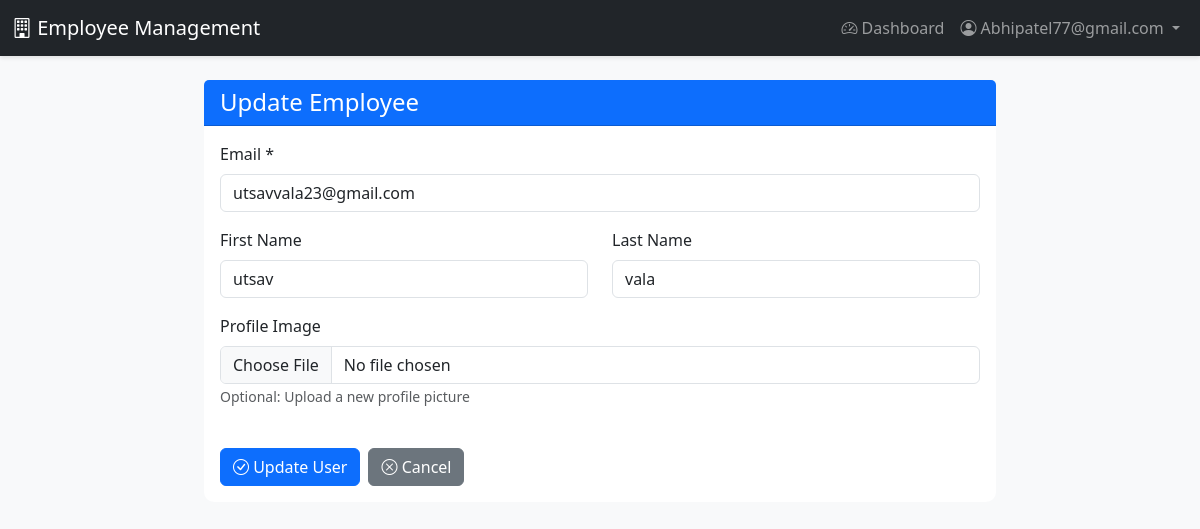
Page /user/9/update/ (signed in) on the earlier database version.
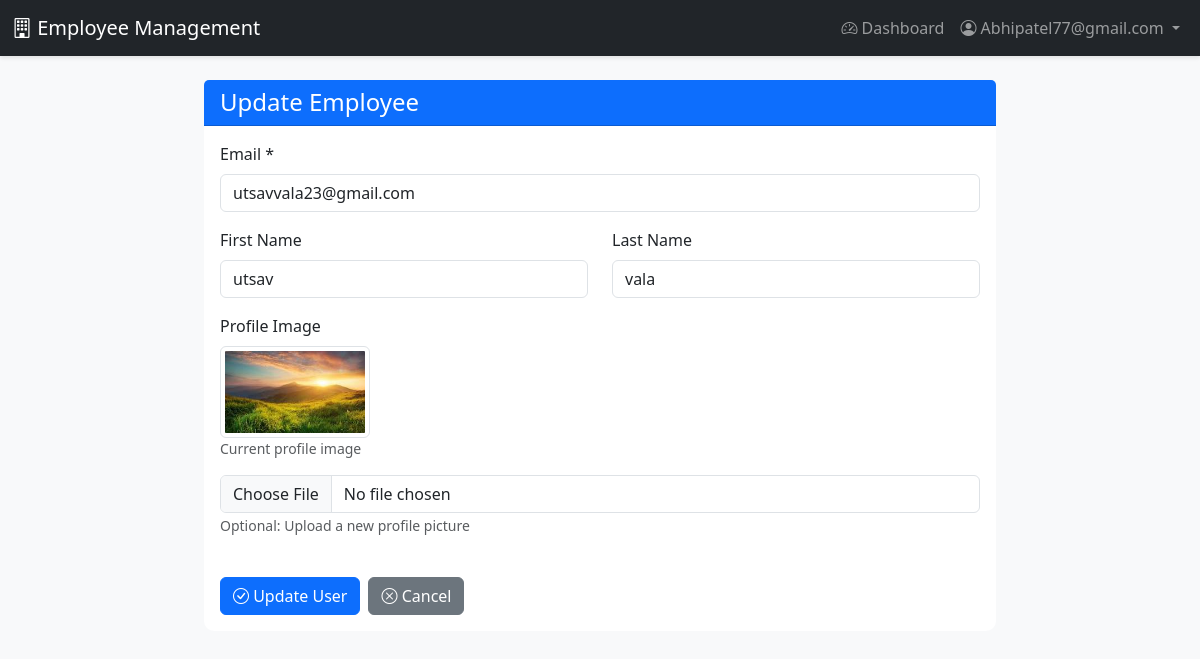
Same page on the later database version.
### accounts/models.py (models this page shows, shortened)
class User(AbstractUser):
    ROLE_CHOICES = (
        ('EMPLOYEE', 'Employee'),
        ('PM', 'Project Manager'),
        ('ADMIN', 'Admin'),
    )
    username = None
    email = models.EmailField(unique=True)
    role = models.CharField(max_length=10, choices=ROLE_CHOICES, default='EMPLOYEE')
    profile_image = models.ImageField(upload_to='profiles/', null=True, blank=True)
    is_verified = models.BooleanField(default=False)
    verification_token = models.CharField(max_length=100, blank=True)
    created_by = models.ForeignKey('self', on_delete=models.SET_NULL, null=True, blank=True, related_name='created_users')
    USERNAME_FIELD = 'email'
    REQUIRED_FIELDS = []
    objects = UserManager()
    class Meta:
        db_table = 'users'
        verbose_name = 'User'
        verbose_name_plural = 'Users'

### accounts/views.py (the view)
    def wrapper(request, *args, **kwargs):
        if not request.user.is_authenticated or request.user.role != 'ADMIN':
            messages.error(request, 'Access denied. Admin only.')
            return redirect('dashboard')
        return view_func(request, *args, **kwargs)

### accounts/views.py (called while the page is built)
def admin_required(view_func):
    def wrapper(request, *args, **kwargs):
        if not request.user.is_authenticated or request.user.role != 'ADMIN':
            messages.error(request, 'Access denied. Admin only.')
            return redirect('dashboard')
        return view_func(request, *args, **kwargs)
    return wrapper

@login_required
@admin_required
def admin_user_update(request, user_id):
    user_obj = get_object_or_404(User, id=user_id)
    if user_obj.is_superuser:
        messages.error(request, 'Cannot edit superuser account')
        return redirect('admin_users_list')
    if request.method == 'POST':
        form = ProfileForm(request.POST, request.FILES, instance=user_obj)
        if form.is_valid():
            form.save()
            messages.success(request, f'User {user_obj.email} updated successfully')
            return redirect('admin_user_detail', user_id=user_obj.id)
    else:
        form = ProfileForm(instance=user_obj)
    return render(request, 'accounts/user_form.html', {
        'form': form,
        'title': f'Update {user_obj.get_role_display()}',
        'user_obj': user_obj
    })

### accounts/templates/accounts/user_form.html (shortened to what this page needs)
{% extends 'base.html' %}
{% block content %}
<div class="row justify-content-center mt-4">
    <div class="col-md-8">
        <div class="card">
            <div class="card-header bg-primary text-white">
                <h4 class="mb-0">{{ title }}</h4>
            </div>
            <div class="card-body">
                <form method="post" enctype="multipart/form-data">
                    <div class="row">
                        <div class="col-md-12 mb-3">
                            <label for="{{ form.email.id_for_label }}" class="form-label">Email *</label>
                            {{ form.email }}
                        </div>
                    </div>
                    <div class="row">
                        <div class="col-md-6 mb-3">
                            <label for="{{ form.first_name.id_for_label }}" class="form-label">First Name</label>
                            {{ form.first_name }}
                        </div>
                        <div class="col-md-6 mb-3">
                            <label for="{{ form.last_name.id_for_label }}" class="form-label">Last Name</label>
                            {{ form.last_name }}
                        </div>
                    </div>
                    <div class="row">
                        <div class="col-md-12 mb-3">
                            <label for="{{ form.profile_image.id_for_label }}" class="form-label">Profile Image</label>
                            {% if user_obj and user_obj.profile_image %}
                                <div class="mb-2">
                                    <img src="{{ user_obj.profile_image.url }}" alt="Current Profile" class="img-thumbnail" style="max-width: 150px;">
                                    <p class="text-muted small">Current profile image</p>
                                </div>
                            {% endif %}
                            {{ form.profile_image }}
                            <small class="form-text text-muted">Optional: Upload a new profile picture</small>
                        </div>
                    </div>
                    <div class="d-flex gap-2 mt-4">
                        <button type="submit" class="btn btn-primary">
                            <i class="bi bi-check-circle"></i> {% if user_obj %}Update User{% else %}Create User{% endif %}
                        </button>
                        <a href="{% url 'dashboard' %}" class="btn btn-secondary">
                            <i class="bi bi-x-circle"></i> Cancel
                        </a>
                    </div>
                </form>
            </div>
        </div>
    </div>
</div>
{% endblock %}

Differences in the rows shown:
changed User "utsavvala23@gmail.com": profile_image empty → "profiles/download.jfif" (drawn); profile_image: picture added
Other differences:
text now shown: "Current profile image"
